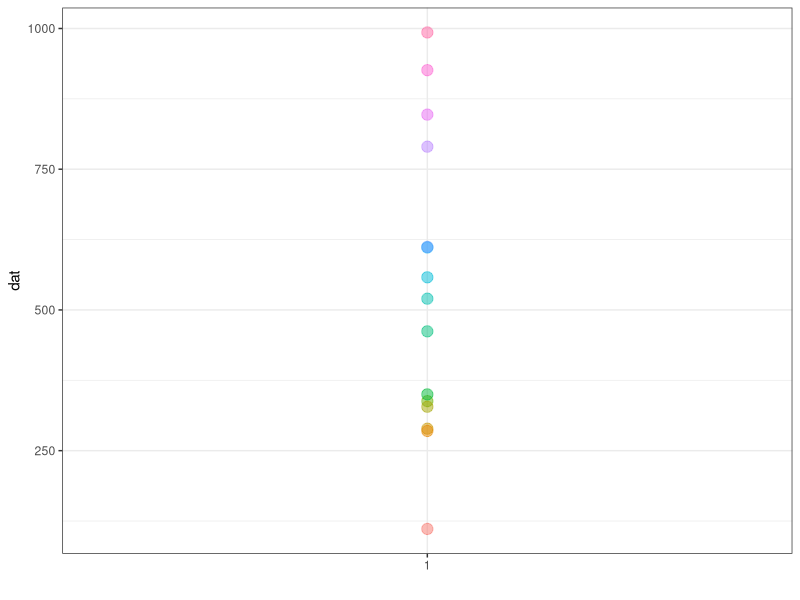
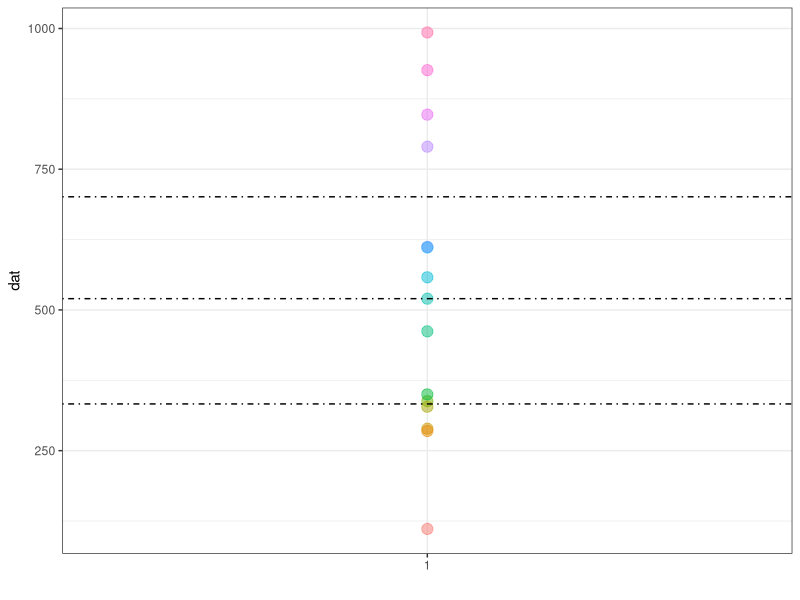
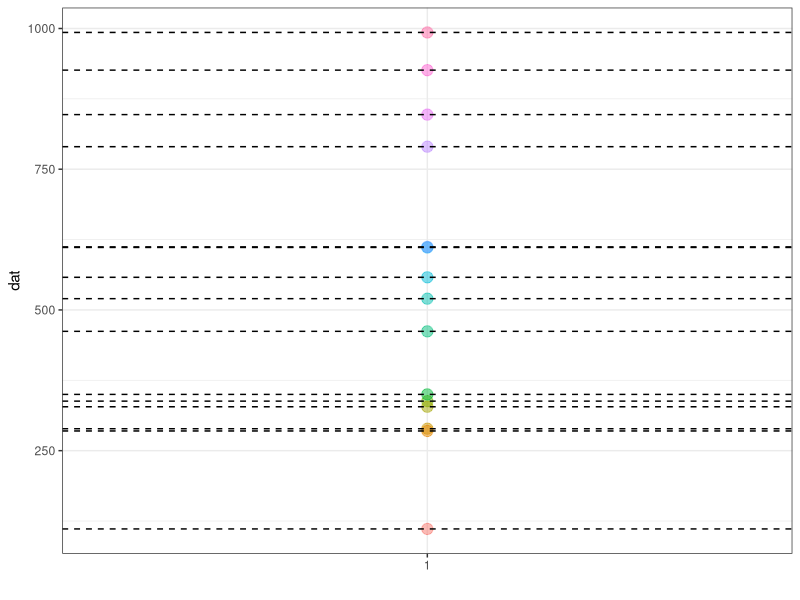
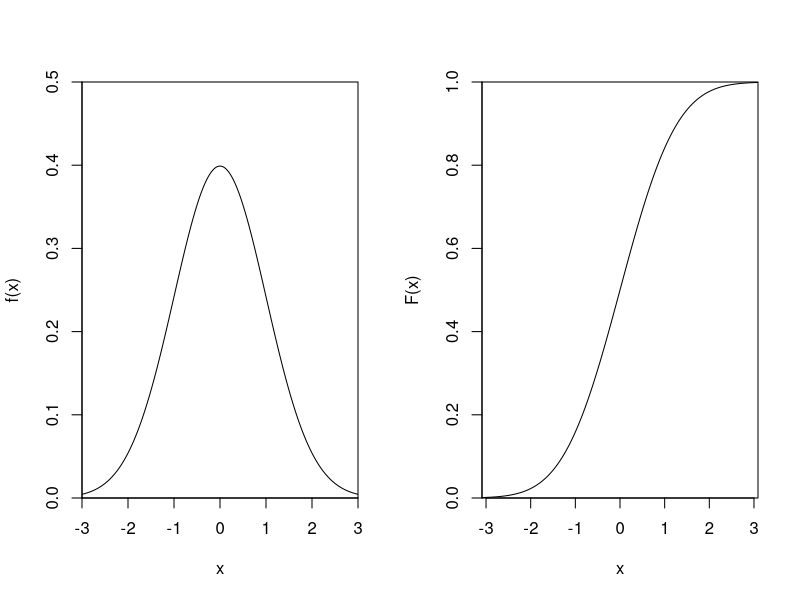
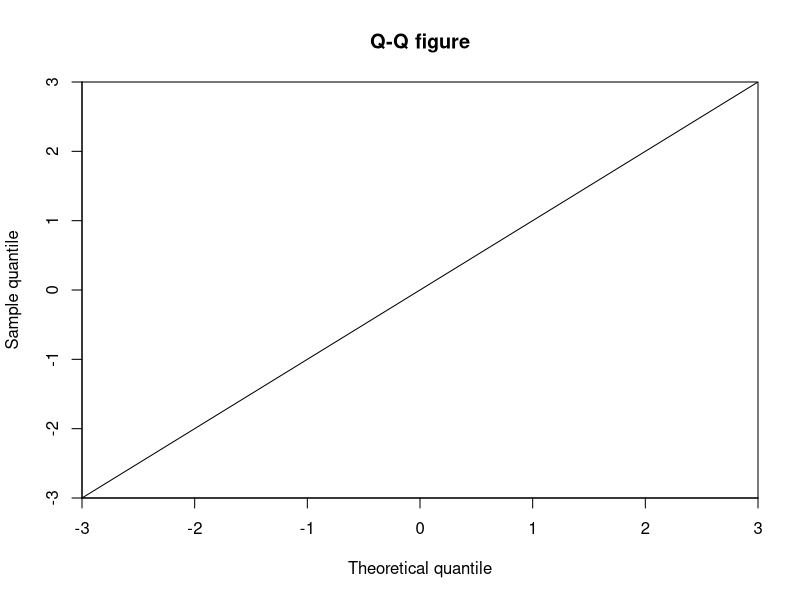
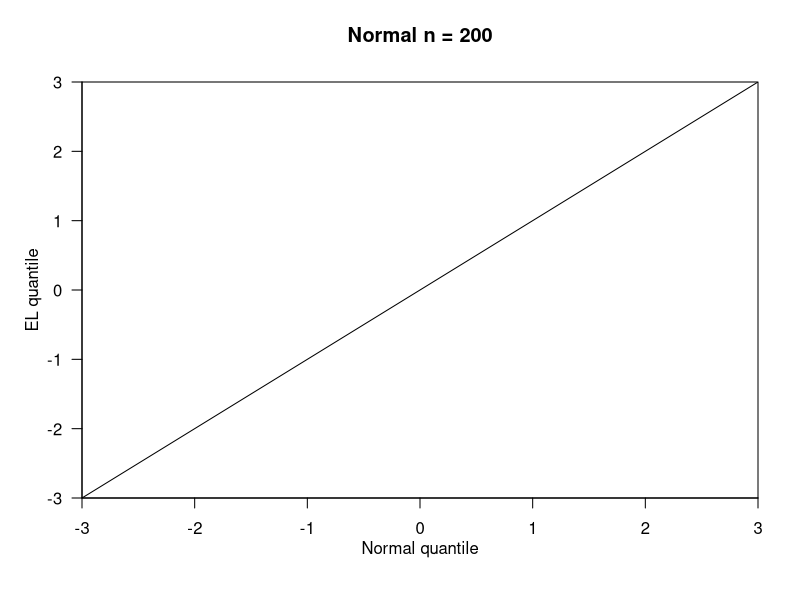
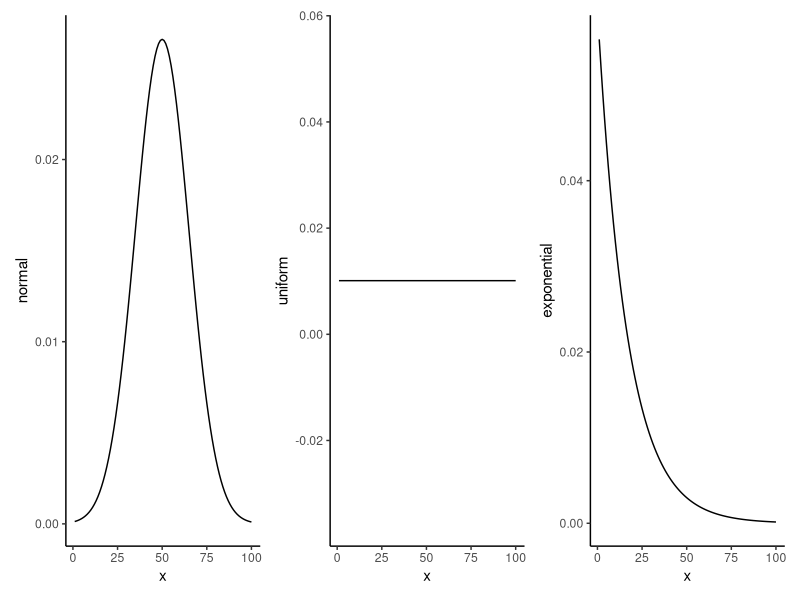
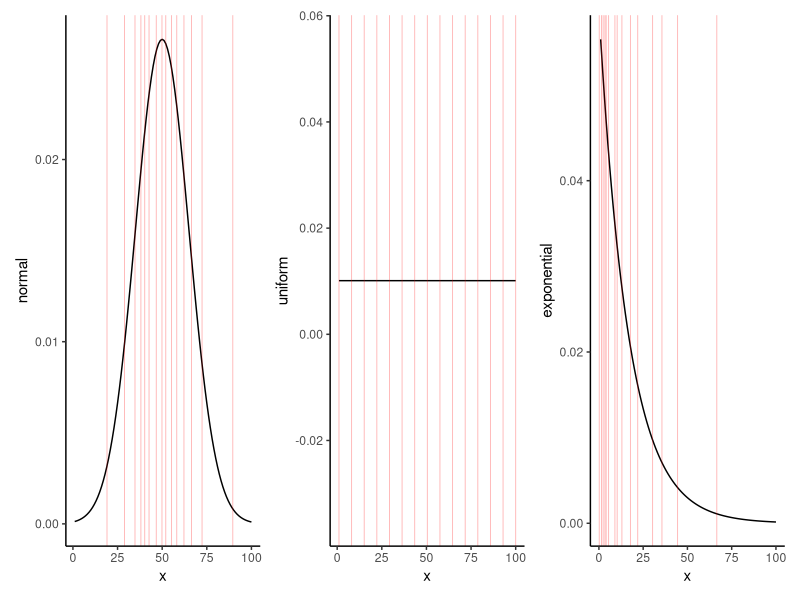

Write the R code that produced these figures, in order.
## ---- chunk 1
knitr::opts_chunk$set(results='hold', collapse = TRUE, warning = FALSE, message=FALSE, fig.align='center')
## ---- chunk 2
# 生成一组数字，作为示例数据
set.seed(6666)
dat = sample(1:1000,15) 
dat
## ---- chunk 3
# 这些数据画在图上,横坐标没有意义,纵坐标代表dat的数值。
library(ggplot2)
p = ggplot(dat = as.data.frame(dat),aes(x = factor(1),y = dat))+
  geom_point(aes(color = factor(dat),fill = factor(dat)),
             size = 3.5,shape = 21,alpha = 0.5)+
  labs(x = "")+
  theme_bw()+
  theme(legend.position = "none")
p 
## ---- chunk 4
# 四分位数，即可以将这组数据分成等量的四个部分的三个数。
quantile(dat) 
## ---- chunk 5
# 三条线分别代表25% 50% 75% 的四分位数，与箱线图异曲同工。
p + geom_hline(yintercept = quantile(dat)[2:4],linetype = 4)
## ---- chunk 6
# 四分位数是最常见的，在此基础上可以扩展到百分位数，例如：
qk = quantile(dat,probs = seq(0, 1, length.out = 15))
qk
## ---- chunk 7
# 这是15个数字，所以分成了15份
p + geom_hline(yintercept = qk,linetype = 2)
## ---- chunk 8
par(mfrow=c(1,2))
plot(seq(-3,3,0.01), dnorm(seq(-3,3,0.01)), 
     xlab = 'x', ylab = 'f(x)',
     ylim = c(0,0.5),
     xaxs = 'i', yaxs = 'i', type = 'l')

plot(qnorm(seq(0,1,0.001)), seq(0,1,0.001), 
     xlab = 'x', ylab = 'F(x)',
     xaxs = 'i', yaxs = 'i', type = 'l')
## ---- chunk 9
x = seq(-3,3,0.01)
par(mfrow=c(1,1))
plot(x,x, main = 'Q-Q figure',
     xlim = c(-3,3), ylim = c(-3,3), 
     xlab = 'Theoretical quantile', ylab = 'Sample quantile',
     xaxs = 'i', yaxs = 'i',
     type = 'l')
## ---- chunk 10
n = 200
x = seq(-3,3,0.01)
par(mfrow=c(1,1))
plot(x,x, 
     xlim = c(-3,3), ylim = c(-3,3), 
     xaxs = 'i', yaxs = 'i',
     xaxt = 'n', yaxt = 'n',
     ann = F, type = 'l')
axis(1, las = 1)
axis(2, las = 1)
title(main = paste0('Normal n = ',n), 
      xlab= 'Normal quantile', ylab = 'EL quantile', 
      line = 2)
## ---- chunk 11
# 生成符合三种分布的数据，作为检验示例数据属于那种分布的参考。任何一个分布都可以。
library(patchwork)
df = data.frame(x = 1:100,
                normal  = dnorm(1:100,50,15),
                uniform  = dunif(1:100,1,100),
                exponential  = dexp(1:100,0.06))
head(df)

set.seed(1004);normal = rnorm(100,50,15)
set.seed(1004);uniform  = 1:100
set.seed(1004);exponential  = rexp(100,0.06)
rn = data.frame(x = 1:100,
                normal = normal,
                uniform  = uniform ,
                exponential  = exponential )
head(rn)

## ---- chunk 12
#1.正态分布
p1 = ggplot(df,aes(x = x,y = normal ))+
     geom_line()+theme_classic()
#2.均匀分布
p2 = ggplot(df,aes(x = x,y = uniform ))+
     geom_line()+theme_classic()
#3.指数分布
p3 = ggplot(df,aes(x = x,y = exponential ))+
     geom_line()+theme_classic()
p1+p2+p3
## ---- chunk 13
qn = apply(rn,2,function(x){
  quantile(x,probs = seq(0, 1, length.out = 15))
})
qn[,1] = 1:nrow(qn)
qn = data.frame(qn)
qp = function(p,nc){
  a = p
  n = c()
  for(i in 1:nrow(qn)){
    n[[i]] = qn[i,nc]
    a = a + geom_vline(xintercept = n[[i]],color = "red",size = 0.3,alpha = 0.3)
  }
  return(a)
}
qp(p1,2)+qp(p2,3)+qp(p3,4)
## ---- chunk 14
# 15个数据实在太少，比较不同分布时不够明显，所以扩展到100个。
dat = sample(1:1000,100)
qn$nk = quantile(dat,probs = seq(0, 1, length.out = 15))
qq = function(k){
  ggplot(data = qn,aes_string(x = colnames(qn)[k],y = "nk"))+
  geom_point()+
  geom_smooth(method = "lm",se = F)+
  theme_bw()
} 
qq(2)+qq(3)+qq(4)
## ---- chunk 15
qqnorm(qn$nk)
qqline(qn$nk, col=2)  
## ---- chunk 16
library(car)
qqPlot(qn$nk)
